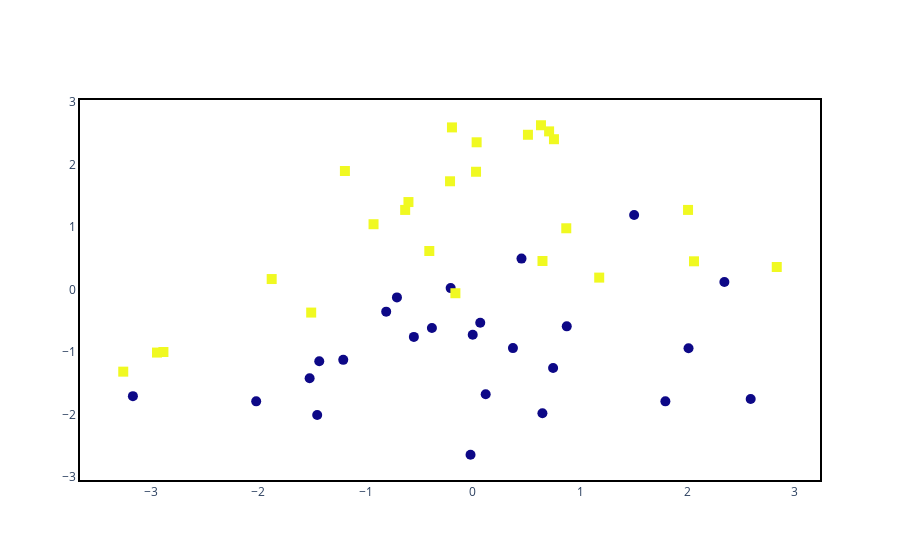

Notebook code cell kept with this figure:
### Code cell
fig = go.Figure()
fig.add_trace(go.Scatter(x = X[:, 0], 
                         y = X[:, 1], mode = 'text+markers',
                         #text = [('a')] * 30,
                         textposition = ['top left'] * 10 + ['top center'] * 10 + ['top right'] * 10,
                         textfont = {'color' : '#5603ad',
                                     'family' : 'Times New Roman',
                                     'size' : 10},
                         line = {'width' : 2, 
                                 'color' : 'green', 
                                  },
                         marker = dict(size = 10,
                                    opacity = 1,
                                     color = y, 
                                     symbol = y),
                         name = 'Simple Plot'))

fig.update_xaxes(showline = True,
                 linewidth = 2,
                 linecolor = 'black', 
                 mirror = True)
fig.update_yaxes(showline = True,
                 linewidth = 2,
                 linecolor = 'black', 
                 mirror = True)
fig.update_layout(plot_bgcolor = 'white')

### Figure 1 — Plotly figure (JSON) as saved in the notebook; plotly's stock layout.template omitted (floating-point values rounded to 4 significant figures)
{"data": [{"line": {"color": "green", "width": 2}, "marker": {"color": [0, 0, 1, 1, 0, 0, 0, 1, 1, 0, 0, 0, 0, 0, 0, 0, 0, 1, 1, 1, 0, 1, 1, 1, 0, 1, 1, 0, 0, 1, 1, 0, 0, 1, 0, 0, 1, 1, 1, 0, 1, 1, 0, 1, 0, 1, 0, 1, 1, 1], "opacity": 1, "size": 10, "symbol": [0, 0, 1, 1, 0, 0, 0, 1, 1, 0, 0, 0, 0, 0, 0, 0, 0, 1, 1, 1, 0, 1, 1, 1, 0, 1, 1, 0, 0, 1, 1, 0, 0, 1, 0, 0, 1, 1, 1, 0, 1, 1, 0, 1, 0, 1, 0, 1, 1, 1]}, "mode": "text+markers", "name": "Simple Plot", "textfont": {"color": "#5603ad", "family": "Times New Roman", "size": 10}, "textposition": ["top left", "top left", "top left", "top left", "top left", "top left", "top left", "top left", "top left", "top left", "top center", "top center", "top center", "top center", "top center", "top center", "top center", "top center", "top center", "top center", "top right", "top right", "top right", "top right", "top right", "top right", "top right", "top right", "top right", "top right"], "type": "scatter", "x": [2.345, -0.0218, -1.875, 0.6491, 2.59, 0.8754, -0.8079, -0.6005, 0.7107, 0.7479, -0.207, -2.02, -1.522, 0.3736, 0.1197, 2.01, -1.208, 0.5134, -2.945, 0.02961, -1.451, 0.756, -2.885, -1.507, -0.3818, 2.061, -1.193, 0.06879, -3.169, -0.1948, -0.631, -0.5499, 1.503, 2.833, 0.4534, -0.7078, -0.2128, -3.259, 1.178, -1.432, 0.8707, 2.006, 0.6484, -0.4061, -0.001305, 0.6349, 1.795, 0.03515, -0.1628, -0.926], "y": [0.124, -2.643, 0.1703, 0.4591, -1.75, -0.5872, -0.352, 1.403, 2.534, -1.254, 0.02492, -1.788, -1.418, -0.9351, -1.675, -0.9373, -1.123, 2.48, -1.007, 1.888, -2.007, 2.409, -0.9979, -0.3665, -0.6147, 0.4544, 1.9, -0.5282, -1.705, 2.598, 1.277, -0.7556, 1.195, 0.3633, 0.4973, -0.1234, 1.735, -1.312, 0.1933, -1.147, 0.9831, 1.277, -1.977, 0.6193, -0.7206, 2.632, -1.788, 2.36, -0.05691, 1.048]}], "layout": {"plot_bgcolor": "white", "xaxis": {"linecolor": "black", "linewidth": 2, "mirror": true, "showline": true}, "yaxis": {"linecolor": "black", "linewidth": 2, "mirror": true, "showline": true}}}
